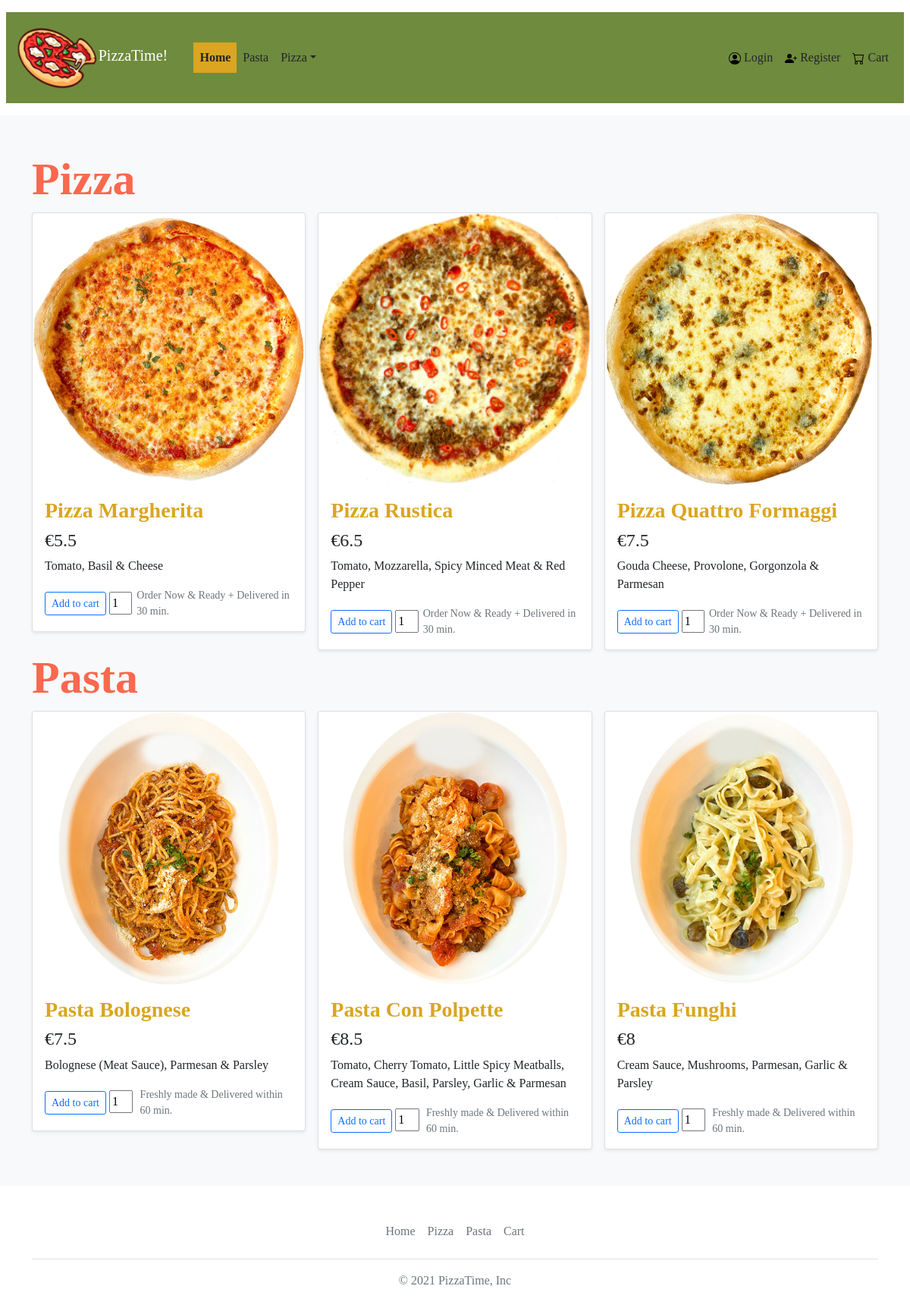
Page /products on the committed database.
### tables this page shows
CREATE TABLE `product` (
  `id` int(11) NOT NULL,
  `name` varchar(30) NOT NULL,
  `category_id` int(11) NOT NULL,
  `price` float NOT NULL,
  `ingredients` varchar(480) NOT NULL,
  `img_path` varchar(50) NOT NULL
);

### controller/productscontroller.php (called while the page is built, shortened)
<?php
class ProductsController extends Controller{
    public function index(){
        include '../view/products/products.php';
    }
}

### patternrouter.php (called while the page is built, shortened)
<?php
class PatternRouter {
    private function stripParameters($uri) {
        return $uri;
    }
    public function route($uri) {
        $uri = $this->stripParameters($uri);
        $explodedUri = explode('/', $uri);
        if(!isset($explodedUri[1]) || empty($explodedUri[1])) {
            $explodedUri[1] = 'index';
        }
        $methodName = $explodedUri[1];
        try {
            $controllerObj = new $controllerName();
            $controllerObj->$methodName();
        } catch (Exception $e) {
            http_response_code(404);
        }
    }
}

### public/index.php (called while the page is built, shortened)
<?php
    require __DIR__ . '/../patternrouter.php';
    $uri = trim($_SERVER['REQUEST_URI'], '/');
    $router = new PatternRouter();
    $router->route($uri)
?>

### dbconfig.php (called while the page is built)
<?php
if (getenv('DATABASE_URL') != "") {
    $dbopts = parse_url(getenv('DATABASE_URL'));
    $type = "pgsql";
    $servername = $dbopts["host"];
    $username = $dbopts["user"];
    $password = $dbopts["pass"];
    $database = ltrim($dbopts["path"], '/');
} else {
    $type = "mysql";
    $servername = "mysql";
    $username = "root";
    $password = "secret123";
    $database = "pizzatimedb";
}
?>

### repository/repository.php (called while the page is built, shortened)
<?php
class Repository
{
    function __construct()
    {
        require __DIR__ . '/../dbconfig.php';
        try {
            $this->connection = new PDO("$type:host=$servername;dbname=$database", $username, $password);
        } catch (PDOException $e) {
            echo "Connection failed: " . $e->getMessage();
        }
    }
}

### service/productservice.php (called while the page is built, shortened)
<?php
require_once __DIR__ . '/../repository/productrepository.php';
class ProductService {
    private $repo;
    function __construct()
    {
        $this->repo = new ProductRepository();
    }
    public function getAll() {
        return $this->repo->getAll();
    }
}

### repository/productrepository.php (called while the page is built, shortened)
<?php
require_once __DIR__ . '/repository.php';
require_once __DIR__ . '/../model/product.php';
class ProductRepository extends Repository {
    function getAll() {
        try {
            $stmt = $this->connection->prepare("SELECT id, `name`, category_id, price, ingredients, img_path FROM product");
            $stmt->execute();
            $stmt->setFetchMode(PDO::FETCH_CLASS, 'Product');
            $products = $stmt->fetchAll();
            return $products;
        } catch (PDOException $e)
        {
            echo $e;
        }
    }
}

### model/product.php (called while the page is built, shortened)
<?php
class Product extends Model{
    private string $name;
    private int $category_id;
    private float $price;
    private string $ingredients;
    private string $img_path;
    public function getName(): string
    {
        return $this->name;
    }
    public function getCatId(): int
    {
        return $this->category_id;
    }
    public function getPrice(): float
    {
        return $this->price;
    }
    public function getIngredients(): string
    {
        return $this->ingredients;
    }
    public function getImgPath(): string
    {
        return $this->img_path;
    }
    public function setPrice(float $price)
    {
        $this->price = round($price, 2);
    }
}

### view/products/products.php (the view, shortened to what this page needs)
<?php
require_once __DIR__ . '/../../model/product.php';
require_once __DIR__ . '/../../service/productservice.php';
$productService = new ProductService();
$productList = $productService->getAll();
?>
<!DOCTYPE html>
<html lang="en">
<head>
    <link href="https://cdn.jsdelivr.net/npm/bootstrap@5.1.3/dist/css/bootstrap.min.css" rel="stylesheet">
    <link rel="stylesheet" href="css/style.css">
</head>
<body>
    <? include_once '../view/navbar/navbar.php'; ?>
    <div class="album py-5 bg-light">
        <div class="container">
            <h1 class="product-type">Pizza</h1>
            <div class="row row-cols-1 row-cols-sm-2 row-cols-md-3 g-3">
                <?php foreach ($productList as $prod) {
                    if ($prod->getCatId() == 2) {
                ?>
                        <div class="col">
                            <div class="card shadow-sm">
                                <img src=<? echo $prod->getImgPath() ?> alt="<? $prod->getName() ?>" class="product-page-image">
                                <div class="card-body">
                                    <h3 class="product-header"><? echo $prod->getName() ?></h3>
                                    <h4 class="product-price">€<? echo $prod->getPrice() ?></h4>
                                    <p class="card-text"><? echo $prod->getIngredients() ?></p>
                                    <div class="d-flex justify-content-between align-items-center">
                                        <form action="products" method="post">
                                            <div class="btn-group">
                                                <button type="submit" name="add-item" class="btn btn-sm btn-outline-primary">Add to cart</button>
                                            </div>
                                            <input type="number" class="product-amount" name="amount" value="1" min="1" max="10">
                                        </form>
                                        <small class="text-muted">Order Now & Ready + Delivered in 30 min.</small>
                                    </div>
                                </div>
                            </div>
                        </div>
                <?php }
                }
                ?>
            </div>
            <h1 class="product-type">Pasta</h1>
            <div class="row row-cols-1 row-cols-sm-2 row-cols-md-3 g-3">
                <?php foreach ($productList as $prod) {
                    if ($prod->getCatId() == 1) { ?>
                        <div class="col">
                            <div class="card shadow-sm">
                                <img src=<? echo $prod->getImgPath() ?> alt="<? $prod->getName() ?>" class="product-page-image">
                                <div class="card-body">
                                    <h3 class="product-header"><? echo $prod->getName() ?></h3>
                                    <h4 class="product-price">€<? echo $prod->getPrice() ?></h4>
                                    <p class="card-text"><? echo $prod->getIngredients() ?></p>
                                    <div class="d-flex justify-content-between align-items-center">
                                        <form action="products" method="post">
                                            <div class="btn-group">
                                                <button type="submit" name="add-item" class="btn btn-sm btn-outline-primary">Add to cart</button>
                                            </div>
                                            <input type="number" class="product-amount" name="amount" value="1" min="1" max="10">
                                        </form>
                                        <small class="text-muted">Freshly made & Delivered within 60 min.</small>
                                    </div>
                                </div>
                            </div>
                        </div>
                <?php }
                } ?>
            </div>
        </div>
    </div>
    <? include_once '../view/footer/footer.php'; ?>
</body>
</html>

### view/navbar/navbar.php (shortened to what this page needs)
<div class="m-2">
    <nav class="navbar navbar-expand-lg navbar-dark">
        <div class="container-fluid">
            <a class="navbar-brand" href="home"><img class="logo" src="images/pizza_logo_ico.ico" alt="Pizza Time!">PizzaTime!</a>
            <div class="collapse navbar-collapse" id="main_nav">
                <ul class="nav me-auto">
                    <li class="nav-item active"><a class="nav-link link-dark px-2" href="home">Home </a> </li>
                    <li class="nav-item"><a class="nav-link link-dark px-2" href="products"> Pasta </a></li>
                    <li class="nav-item dropdown">
                        <a class="nav-link link-dark px-2 dropdown-toggle" data-bs-toggle="dropdown">Pizza</a>
                    </li>
                </ul>
                <?php
                if (isset($_SESSION["loggedin"]) && $_SESSION["loggedin"] === true) {
                    echo '<ul class="nav">
                    <li class="nav-item"><a href="profile" class="nav-link link-dark px-2"><img src="images/person-circle.svg" alt="profile">' . " " . $username . '</a></li>
                    <li class="nav-item"><a href="cart" class="nav-link link-dark px-2"><img src="images/cart.svg" alt="cart"> Cart</a></li>
                    <li class="nav-item"><form function="home" method="post"><button type="submit" name="logout" class="btn logout-btn">Logout<img src="images/arrow-bar-right.svg" alt="logout"></button></form></li>
                    </ul>';
                }
                else {
                    echo '<ul class="nav">
                    <li class="nav-item"><a href="login" class="nav-link link-dark px-2"><img src="images/person-circle.svg" alt="login"> Login</a></li>
                    <li class="nav-item"><a href="register" class="nav-link link-dark px-2"><img src="images/person-plus-fill.svg" alt="sign up"> Register</a></li>
                    <li class="nav-item"><a href="cart" class="nav-link link-dark px-2"><img src="images/cart.svg" alt="cart"> Cart</a></li>
                    </ul>';
                }
                ?>
            </div>
        </div>
    </nav>
</div>

### view/footer/footer.php
<div class="m-2">
    <div class="container">
        <footer class="py-3 my-4">
            <ul class="nav justify-content-center border-bottom pb-3 mb-3">
                <li class="nav-item"><a href="home" class="nav-link px-2 text-muted">Home</a></li>
                <li class="nav-item"><a href="products" class="nav-link px-2 text-muted">Pizza</a></li>
                <li class="nav-item"><a href="products" class="nav-link px-2 text-muted">Pasta</a></li>
                <li class="nav-item"><a href="cart" class="nav-link px-2 text-muted">Cart</a></li>
            </ul>
            <p class="text-center text-muted">© 2021 PizzaTime, Inc</p>
        </footer>
    </div>
</div>

### public/css/style.css (style rules this page uses)
* { font-family: "Times New Roman", Times, serif; }
.logo { max-width: 50%; }
.container-fluid { background-color: rgb(111, 139, 61); }
.nav-item.active { background-color: goldenrod; font-weight: bold; }
.product-header { font-weight: bold; color: goldenrod; }
.product-page-image { max-width: 500px; }
.product-type, #creator-header { color: rgb(250, 104, 78); font-weight: bolder; font-size: 60px; }
.product-amount { max-width: 25%; }

### rows in the picture
product: img_path (picture), name "Pizza Margherita", price "5.5", ingredients "Tomato, Basil & Cheese"
product: img_path (picture), name "Pizza Rustica", price "6.5", ingredients "Tomato, Mozzarella, Spicy Minced Meat & Red Pepper"
product: img_path (picture), name "Pizza Quattro Formaggi", price "7.5", ingredients "Gouda Cheese, Provolone, Gorgonzola & Parmesan"
product: img_path (picture), name "Pasta Bolognese", price "7.5", ingredients "Bolognese (Meat Sauce), Parmesan & Parsley"
product: img_path (picture), name "Pasta Con Polpette", price "8.5", ingredients "Tomato, Cherry Tomato, Little Spicy Meatballs, Cream Sauce, Basil, Parsley, Garlic & Parmesan"
product: img_path (picture), name "Pasta Funghi", price "8", ingredients "Cream Sauce, Mushrooms, Parmesan, Garlic & Parsley"
